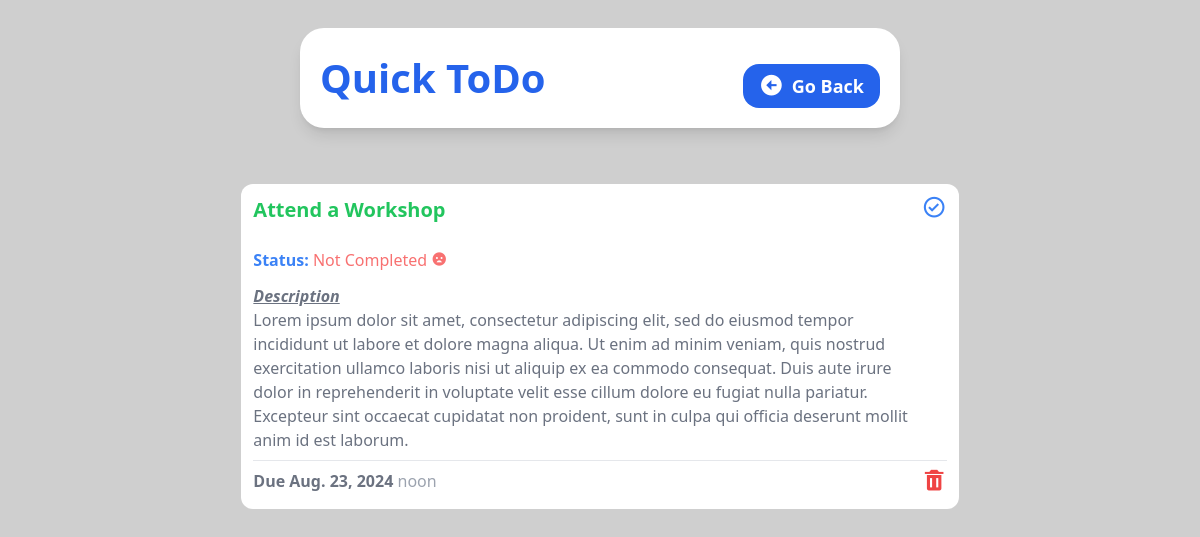
/detail/1, run on the app's committed database.
### tasks/models.py (models this page shows, shortened)
class Task(models.Model):
     title = models.CharField(max_length=35)
     description = models.TextField(null=True, blank=True)
     due_date = models.DateField()
     due_time = models.TimeField()
     completed = models.BooleanField(default=False)

### tasks/views.py (the view)
# urls.py: path('detail/<str:task_id>', views.task_detail, name='task_detail'),
def task_detail(request, task_id):
    task = Task.objects.get(id=task_id)
    return render(request, 'task_detail.html', {
        "task":task,
    })

### tasks/templates/task_detail.html (shortened to what this page needs)
{% load static %}
<!DOCTYPE html>
<html lang="en">
  <head>
    <link
      href="https://unpkg.com/boxicons@2.1.4/css/boxicons.min.css"
      rel="stylesheet"
    />
    <link rel="stylesheet" href="{% static 'style.css' %}" />
  </head>
  <body
    class="bg-[#cfcfcf] flex flex-col items-center justify-center gap-4 h-screen"
  >
    <header
      class="bg-white shadow-lg w-10/12 h-auto rounded-3xl flex flex-col sm:flex-row justify-between items-center p-5 m-7 md:w-3/6"
    >
      <h1 class="text-blue-600 font-bold text-[40px]">Quick ToDo</h1>
      <a
        class="bg-blue-600 py-2 px-4 text-white font-semibold rounded-2xl text-lg mt-4 flex items-center gap-2"
        href="{% url 'home' %}"
      >
        <i class="bx bxs-left-arrow-circle bx-sm"></i> Go Back
      </a>
    </header>
    <section
      class="flex flex-1 flex-wrap justify-center gap-3 bg-[#fff0] w-10/12 md:w-11/12 h-full mb-3 rounded-2xl p-3 overflow-y-auto scrollbar-hide"
    >
      <div class="w-full md:w-4/6 flex flex-col bg-white h-fit rounded-xl p-3">
        <div class="flex flex-row justify-between">
          <div>
            <h1 class="text-green-500 font-semibold text-xl">
              {{task.title}}
            </h1>
            <br />
            <h2 class="text-blue-500 font-bold">
              Status:
              {% if task.completed %}
              <span class="font-medium text-green-400"
                >Completed <i class="bx bxs-badge-check"></i
              >
            </span>
            {% else %}
            <span class="font-medium text-red-400"
            >Not Completed <i class="bx bxs-sad"></i
          >
        </span>
        {% endif %}
            </h2>
            <h2 class="text-gray-500 font-bold italic underline mt-3">
              Description
            </h2>
            <p class="text-gray-500 text-md">
              {{task.description}}
            </p>
          </div>
          <a href="{% url 'toggle_complete' task.id %}">
            <i class="bx bx-check-circle bx-sm text-blue-500"></i>
          </a>
        </div>
        <hr class="border-t border-gray-200 my-2" />
        <div class="flex flex-row justify-between">
          <h2 class="text-gray-500 font-bold">
            Due {{task.due_date}} <span class="font-medium text-gray-400">{{task.due_time}}</span>
          </h2>
          <a href="{% url 'delete' task.id %}">
            <i class="bx bxs-trash bx-sm text-red-500"></i>
          </a>
        </div>
      </div>
    </section>
  </body>
</html>

### tasks/static/style.css (style rules this page uses)
html { line-height: 1.5; -webkit-text-size-adjust: 100%; -moz-tab-size: 4; -o-tab-size: 4; tab-size: 4; font-family: ui-sans-serif, system-ui, -apple-system, BlinkMacSystemFont, "Segoe UI", Roboto, "Helvetica Neue", Arial, "Noto Sans", sans-serif, "Apple Color Emoji", "Segoe UI Emoji", "Segoe UI Symbol", "Noto Color Emoji"; font-feature-settings: normal; font-variation-settings: normal; }
body { margin: 0; line-height: inherit; }
hr { height: 0; color: inherit; border-top-width: 1px; }
h1, h2, h3, h4, h5, h6 { font-size: inherit; font-weight: inherit; }
a { color: inherit; text-decoration: inherit; }
blockquote, dl, dd, h1, h2, h3, h4, h5, h6, hr, figure, p, pre { margin: 0; }
.m-7 { margin: 1.75rem; }
.my-2 { margin-top: 0.5rem; margin-bottom: 0.5rem; }
.mb-3 { margin-bottom: 0.75rem; }
.mt-3 { margin-top: 0.75rem; }
.mt-4 { margin-top: 1rem; }
.flex { display: flex; }
.h-auto { height: auto; }
.h-fit { height: -moz-fit-content; height: fit-content; }
.h-full { height: 100%; }
.h-screen { height: 100vh; }
.w-10\/12 { width: 83.333333%; }
.w-full { width: 100%; }
.flex-1 { flex: 1 1 0%; }
.flex-row { flex-direction: row; }
.flex-col { flex-direction: column; }
.flex-wrap { flex-wrap: wrap; }
.items-center { align-items: center; }
.justify-center { justify-content: center; }
.justify-between { justify-content: space-between; }
.gap-2 { gap: 0.5rem; }
.gap-3 { gap: 0.75rem; }
.gap-4 { gap: 1rem; }
.overflow-y-auto { overflow-y: auto; }
.rounded-2xl { border-radius: 1rem; }
.rounded-3xl { border-radius: 1.5rem; }
.rounded-xl { border-radius: 0.75rem; }
.border-t { border-top-width: 1px; }
.border-gray-200 { --tw-border-opacity: 1; border-color: rgb(229 231 235 / var(--tw-border-opacity)); }
.bg-\[\#cfcfcf\] { --tw-bg-opacity: 1; background-color: rgb(207 207 207 / var(--tw-bg-opacity)); }
.bg-\[\#fff0\] { background-color: #fff0; }
.bg-blue-600 { --tw-bg-opacity: 1; background-color: rgb(37 99 235 / var(--tw-bg-opacity)); }
.bg-white { --tw-bg-opacity: 1; background-color: rgb(255 255 255 / var(--tw-bg-opacity)); }
.p-3 { padding: 0.75rem; }
.p-5 { padding: 1.25rem; }
.px-4 { padding-left: 1rem; padding-right: 1rem; }
.py-2 { padding-top: 0.5rem; padding-bottom: 0.5rem; }
.text-\[40px\] { font-size: 40px; }
.text-lg { font-size: 1.125rem; line-height: 1.75rem; }
.text-xl { font-size: 1.25rem; line-height: 1.75rem; }
.font-bold { font-weight: 700; }
.font-medium { font-weight: 500; }
.font-semibold { font-weight: 600; }
.italic { font-style: italic; }
.text-blue-500 { --tw-text-opacity: 1; color: rgb(59 130 246 / var(--tw-text-opacity)); }
.text-blue-600 { --tw-text-opacity: 1; color: rgb(37 99 235 / var(--tw-text-opacity)); }
.text-gray-400 { --tw-text-opacity: 1; color: rgb(156 163 175 / var(--tw-text-opacity)); }
.text-gray-500 { --tw-text-opacity: 1; color: rgb(107 114 128 / var(--tw-text-opacity)); }
.text-green-500 { --tw-text-opacity: 1; color: rgb(34 197 94 / var(--tw-text-opacity)); }
.text-red-400 { --tw-text-opacity: 1; color: rgb(248 113 113 / var(--tw-text-opacity)); }
.text-red-500 { --tw-text-opacity: 1; color: rgb(239 68 68 / var(--tw-text-opacity)); }
.text-white { --tw-text-opacity: 1; color: rgb(255 255 255 / var(--tw-text-opacity)); }
.underline { text-decoration-line: underline; }
.shadow-lg { --tw-shadow: 0 10px 15px -3px rgb(0 0 0 / 0.1), 0 4px 6px -4px rgb(0 0 0 / 0.1); --tw-shadow-colored: 0 10px 15px -3px var(--tw-shadow-color), 0 4px 6px -4px var(--tw-shadow-color); box-shadow: var(--tw-ring-offset-shadow, 0 0 #0000), var(--tw-ring-shadow, 0 0 #0000), var(--tw-shadow); }
@media (min-width: 640px) { .sm\:flex-row { flex-direction: row; } }
@media (min-width: 768px) { .md\:w-11\/12 { width: 91.666667%; } }
@media (min-width: 768px) { .md\:w-3\/6 { width: 50%; } }
@media (min-width: 768px) { .md\:w-4\/6 { width: 66.666667%; } }

### data on the page
Task: title "Attend a Workshop", description "Lorem ipsum dolor sit amet, consectetur adipiscing elit, sed do eiusmod tempor incididunt ut labore et dolore magna aliqua. Ut enim ad minim veniam, quis nostrud exercitation ullamco laboris nisi ut aliquip ex ea commodo consequat. Duis aute irure dolor in reprehenderit in voluptate velit esse cillum dolore eu fugiat nulla pariatur. Excepteur sint occaecat cupidatat non proident, sunt in culpa qui officia deserunt mollit anim id est laborum.", due_date "Aug. 23, 2024", due_time "noon"
